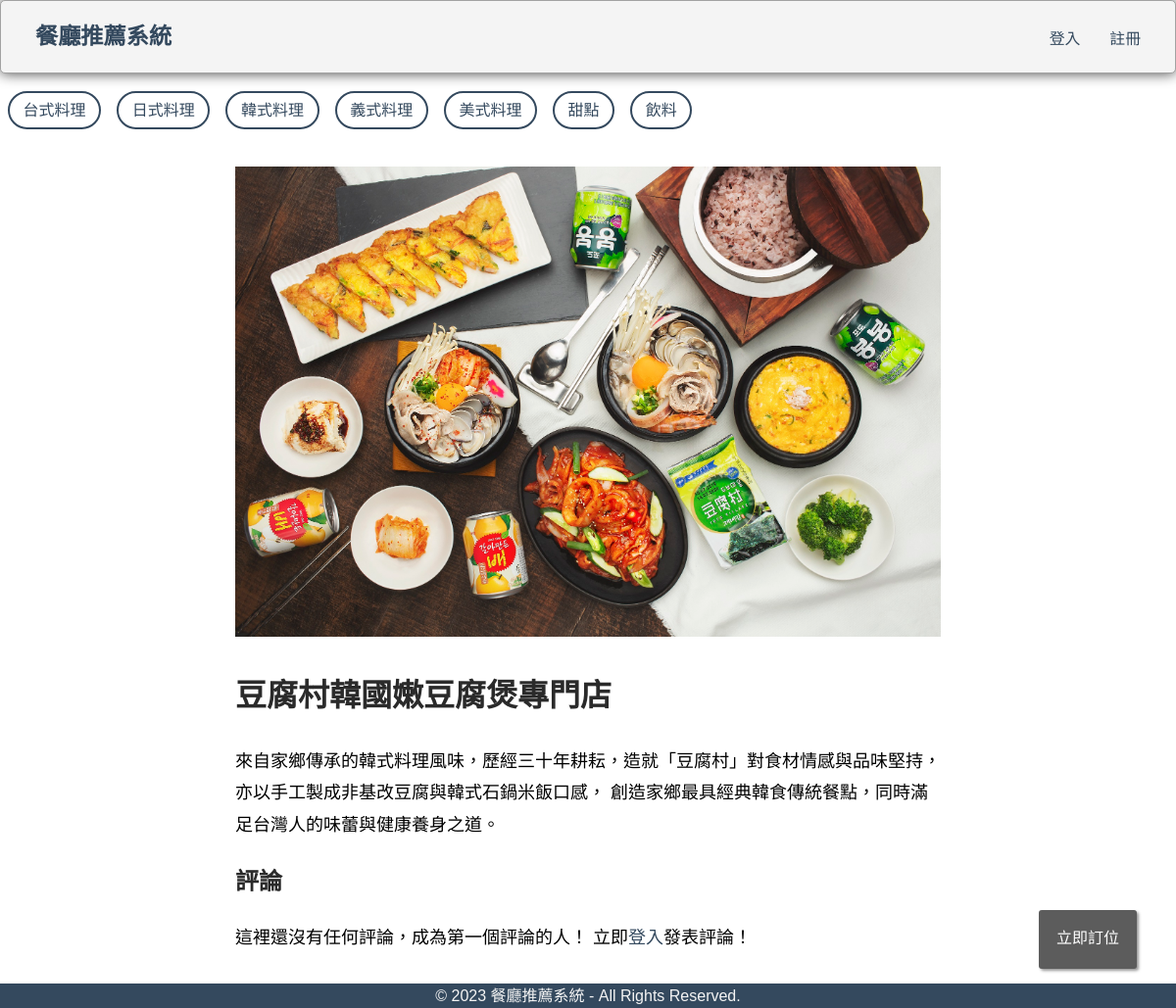
Screenshot of /restaurant.php?id=3 with the database file from the repository.
### tables this page shows
CREATE TABLE `category` (
  `id` int(11) NOT NULL,
  `name` varchar(50) NOT NULL
);

CREATE TABLE `restaurant` (
  `id` int(11) NOT NULL,
  `name` varchar(50) NOT NULL,
  `_category` int(10) NOT NULL,
  `description` text NOT NULL,
  `image` varchar(200) NOT NULL,
  `rank` float NOT NULL DEFAULT 5
);

### restaurant.php (the view, shortened to what this page needs)
<?php
include("db.php");
$restaurantId = $_GET['id'] ?? null;
$sql = 'SELECT * FROM `restaurant` WHERE `restaurant`.`id` = ' . $restaurantId;
$result = $conn->query($sql);
$restaurant = mysqli_fetch_assoc($result);
$sql = 'SELECT * FROM `category` LIMIT 10';
$result = $conn->query($sql);
$categoryList = [];
while ($row = mysqli_fetch_assoc($result)) {
    $categoryList[] = $row;
}
$commentList = [];
?>
<!DOCTYPE html>
<html lang="zh-Hant">
<head>
    <link rel="stylesheet" href="common.css">
    <link rel="stylesheet" href="index.css">
</head>
<body>
    <header class="header">
        <h1 class="logo"><a href="/index.php">餐廳推薦系統</a></h1>
        <ul class="main-nav">
            <?php if (!empty($_SESSION['name'])): ?>
            <li><a>Hi! <?= $_SESSION['name'] ?></a></li>
            <li><a href="/logout.php">登出</a></li>
            <?php else: ?>
            <li><a href="/login.html">登入</a></li>
            <li><a href="/register.html">註冊</a></li>
            <?php endif; ?>
        </ul>
    </header>
    <div class="main">
        <?php if ($categoryList): ?>
        <div class="category-list">
            <?php foreach ($categoryList as $category): ?>
            <a href="/category.php?id=<?=$category['id']?>" class="category"><?=$category['name']?></a>
            <?php endforeach; ?>
        </div>
        <?php endif; ?>
        <div class="restaurant-content">
            <?php if (!empty($restaurant['image'])): ?>
            <img src="<?=$restaurant['image']?>" />
            <?php endif; ?>
            <h1 class="restaurant-name"><?=$restaurant['name']?></h1>
            <p><?=$restaurant['description']?></p>
            <div class="comments">
                <h2 class="comments-title">評論</h2>
                <?php if (empty($commentList)): ?>
                    這裡還沒有任何評論，成為第一個評論的人！
                <?php endif; ?>
                <?php if (empty($_SESSION['id'])): ?>
                    立即<a href="/login.html">登入</a>發表評論！
                <?php endif; ?>
            </div>
        </div>
    </div>
    <a href="/reservation.php?id=<?=$restaurant['id']?>" class="float">
        立即訂位
    </a>
</body>
<footer>
    &copy; <script>document.write(new Date().getFullYear())</script> 餐廳推薦系統 - All Rights Reserved.
</footer>
</html>

### common.css (style rules this page uses)
* { box-sizing: border-box; }
body { font-family: 'Montserrat', sans-serif; line-height: 1.6; margin: 0; min-height: 100vh; }
ul { margin: 0; padding: 0; list-style: none; }
h2, h3, a { color: #34495e; }
a { text-decoration: none; }
.logo { margin: 0; font-size: 1.45em; }
.main-nav { margin-top: 5px; }
.logo a, .main-nav a { padding: 10px 15px; text-transform: uppercase; text-align: center; display: block; }
.main-nav a { color: #34495e; font-size: .99em; }
.header { padding-top: .5em; padding-bottom: .5em; border: 1px solid #a2a2a2; background-color: #f4f4f4; -webkit-box-shadow: 0px 0px 14px 0px rgba(0,0,0,0.75); -moz-box-shadow: 0px 0px 14px 0px rgba(0,0,0,0.75); box-shadow: 0px 0px 14px 0px rgba(0,0,0,0.75); -webkit-border-radius: 5px; -moz-border-radius: 5px; border-radius: 5px; }
@media (min-width: 769px) { .header, .main-nav { display: flex; } }
@media (min-width: 1025px) { .header { flex-direction: row; justify-content: space-between; padding-left: 20px; padding-right: 20px; } }
.main { margin: auto; max-width: 1280px; min-height: 90vh; }
footer { width: 100%; background-color: #34495e; height: 25px; text-align: center; color: #f4f4f4; }

### index.css (style rules this page uses)
.category-list { margin-top: 10px; display: flex; flex-direction: row; }
.category { display: block; padding: 0.3em 0.85em; margin: 0.5em; text-transform: uppercase; border: 2px; border-style: solid; border-radius: 2em; transition: transform 0.2s; transition-timing-function: cubic-bezier(0.45, -0.85, 0.55, -0.45); }
.restaurant-content { margin: auto; margin-top: 30px; margin-bottom: 30px; max-width: 720px; font-size: 18px; line-height: 1.8; }
.restaurant-content > img { width: 100%; }
.restaurant-name { font-size: 32px; font-weight: bold; color: #2a2a2a; }
.comments-title { font-size: 24px; font-weight: bold; color: #2a2a2a; }
.float { position: fixed; width: 100px; height: 60px; bottom: 40px; right: 40px; background-color: #5c5c5c; color:#FFF; border-radius: 3px; text-align: center; box-shadow: 2px 2px 3px #999; padding: 16px 0; transition: all .3s ease-in-out; }

### rows the page displays
category: name "台式料理"
category: name "日式料理"
category: name "韓式料理"
category: name "義式料理"
category: name "美式料理"
category: name "甜點"
category: name "飲料"
restaurant: image (picture), name "豆腐村韓國嫩豆腐煲專門店", description "來自家鄉傳承的韓式料理風味，歷經三十年耕耘，造就「豆腐村」對食材情感與品味堅持， 亦以手工製成非基改豆腐與韓式石鍋米飯口感， 創造家鄉最具經典韓食傳統餐點，同時滿足台灣人的味蕾與健康養身之道。"
